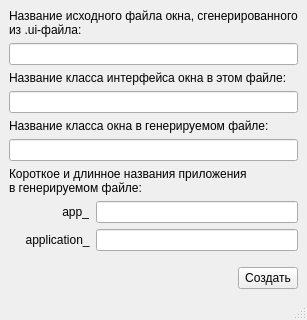
<?xml version="1.0" encoding="UTF-8"?>
<ui version="4.0">
 <class>MainWindow</class>
 <widget class="QMainWindow" name="MainWindow">
  <property name="geometry">
   <rect>
    <x>0</x>
    <y>0</y>
    <width>296</width>
    <height>320</height>
   </rect>
  </property>
  <property name="windowTitle">
   <string>PyQT5 Source Creator</string>
  </property>
  <widget class="QWidget" name="centralwidget">
   <layout class="QGridLayout" name="gridLayout">
    <item row="2" column="0" colspan="5">
     <widget class="QLabel" name="label_2">
      <property name="text">
       <string>Название класса интерфейса окна в этом файле:</string>
      </property>
     </widget>
    </item>
    <item row="8" column="0">
     <widget class="QLabel" name="label_6">
      <property name="sizePolicy">
       <sizepolicy hsizetype="Fixed" vsizetype="Preferred">
        <horstretch>0</horstretch>
        <verstretch>0</verstretch>
       </sizepolicy>
      </property>
      <property name="text">
       <string>     application_</string>
      </property>
     </widget>
    </item>
    <item row="7" column="0">
     <widget class="QLabel" name="label_5">
      <property name="sizePolicy">
       <sizepolicy hsizetype="Fixed" vsizetype="Preferred">
        <horstretch>0</horstretch>
        <verstretch>0</verstretch>
       </sizepolicy>
      </property>
      <property name="text">
       <string>                app_</string>
      </property>
     </widget>
    </item>
    <item row="0" column="0" colspan="5">
     <widget class="QLabel" name="label">
      <property name="text">
       <string>Название исходного файла окна, сгенерированного
из .ui-файла:</string>
      </property>
     </widget>
    </item>
    <item row="7" column="1" colspan="4">
     <widget class="QLineEdit" name="lineEdit_4">
      <property name="minimumSize">
       <size>
        <width>200</width>
        <height>0</height>
       </size>
      </property>
     </widget>
    </item>
    <item row="1" column="0" colspan="5">
     <widget class="QLineEdit" name="lineEdit"/>
    </item>
    <item row="3" column="0" colspan="5">
     <widget class="QLineEdit" name="lineEdit_2"/>
    </item>
    <item row="9" column="4">
     <spacer name="verticalSpacer">
      <property name="orientation">
       <enum>Qt::Vertical</enum>
      </property>
      <property name="sizeHint" stdset="0">
       <size>
        <width>20</width>
        <height>40</height>
       </size>
      </property>
     </spacer>
    </item>
    <item row="5" column="0" colspan="5">
     <widget class="QLineEdit" name="lineEdit_3"/>
    </item>
    <item row="10" column="4">
     <widget class="QPushButton" name="pushButton">
      <property name="maximumSize">
       <size>
        <width>60</width>
        <height>16777215</height>
       </size>
      </property>
      <property name="text">
       <string>Создать</string>
      </property>
     </widget>
    </item>
    <item row="4" column="0" colspan="5">
     <widget class="QLabel" name="label_3">
      <property name="text">
       <string>Название класса окна в генерируемом файле:</string>
      </property>
     </widget>
    </item>
    <item row="6" column="0" colspan="5">
     <widget class="QLabel" name="label_4">
      <property name="text">
       <string>Короткое и длинное названия приложения 
в генерируемом файле:</string>
      </property>
     </widget>
    </item>
    <item row="8" column="1" colspan="4">
     <widget class="QLineEdit" name="lineEdit_5"/>
    </item>
   </layout>
  </widget>
  <widget class="QMenuBar" name="menubar">
   <property name="geometry">
    <rect>
     <x>0</x>
     <y>0</y>
     <width>296</width>
     <height>21</height>
    </rect>
   </property>
  </widget>
  <widget class="QStatusBar" name="statusbar"/>
 </widget>
 <resources/>
 <connections/>
</ui>
